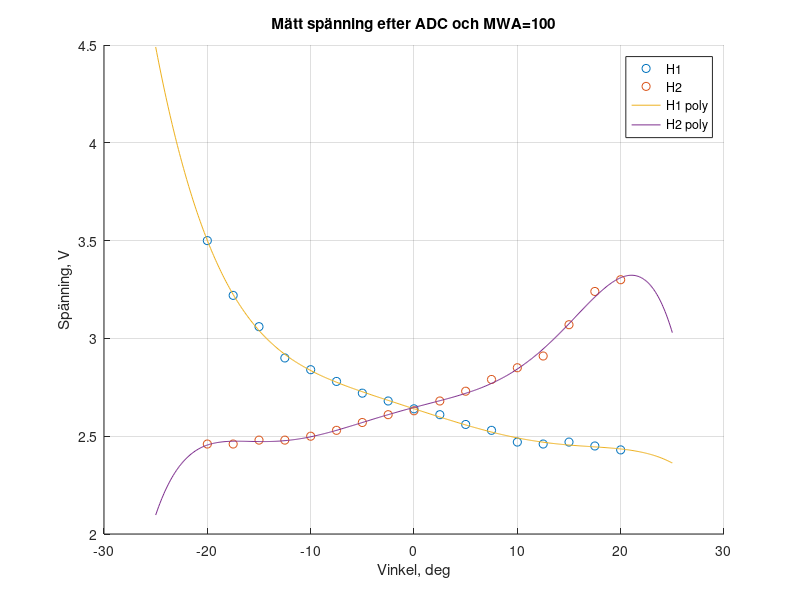

MATLAB code for this plot:
clc, clear, close all
load('arduino_5V_4V89.mat')
H1 = Arduino_5V_4V89(:,1)
H2 = Arduino_5V_4V89(:,2)
deg = Arduino_5V_4V89(:,3)
% Grov graf
hold on;
plot(deg, H1,'o')
plot(deg, H2, 'o');

% Polyfit
p1 = polyfit(deg, H1, 5)
p2 = polyfit(deg, H2, 6)
x = linspace(-25, 25, 500);
H1_poly = polyval(p1, x);
H2_poly = polyval(p2, x);

plot(x, H1_poly);
plot(x, H2_poly);
legend('H1', 'H2', 'H1 poly', 'H2 poly');
grid on;
title('Mätt spänning efter ADC och MWA=100')
ylabel('Spänning, V')
xlabel('Vinkel, deg')

